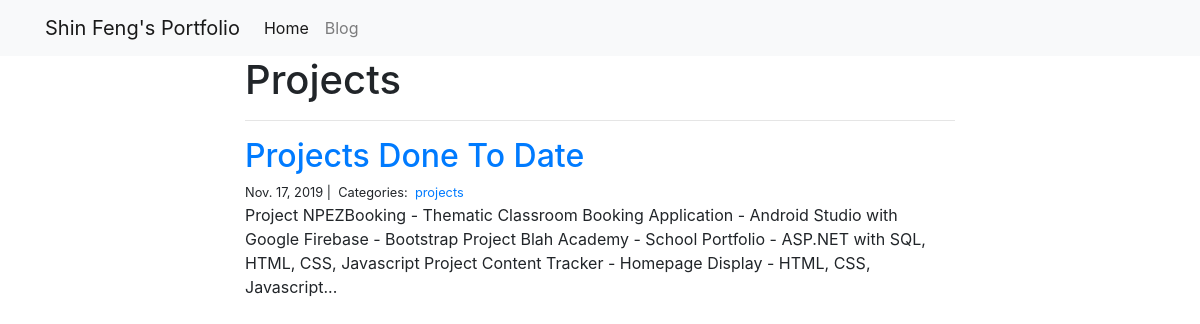
The page /blog/projects/ on the database its author committed.
### blog/models.py (models this page shows)
class Category(models.Model):
    name = models.CharField(max_length=25)

class Post(models.Model):
    title = models.CharField(max_length=255)
    body = models.TextField()
    created_on = models.DateTimeField(auto_now_add=True)
    last_modified = models.DateTimeField(auto_now=True)
    categories = models.ManyToManyField('Category', related_name='posts')

### blog/views.py (the view)
# urls.py: path("<category>/", views.blog_category, name="blog_category"),
def blog_category(request, category):
    posts = Post.objects.filter(
        categories__name__contains=category
    ).order_by(
        '-created_on'
    )
    context = {
        "category": category,
        "posts": posts
    }
    return render(request, "blog_category.html", context)

### blog/templates/blog_category.html
{% extends "base.html" %}
{% block page_content %}
<div class="col-md-8 offset-md-2">
    <h1>{{ category | title }}</h1>
    <hr>
    {% for post in posts %}
    <h2><a href="{% url 'blog_detail' post.pk%}">{{ post.title }}</a></h2>
    <small>
        {{ post.created_on.date }} |&nbsp;
        Categories:&nbsp;
        {% for category in post.categories.all %}
        <a href="{% url 'blog_category' category.name %}">
            {{ category.name }}
        </a>&nbsp;
        {% endfor %}
    </small>
    <p>{{ post.body | slice:":400" }}...</p>
    {% endfor %}
</div>
{% endblock %}

### rows shown on the page
Category: name "Projects", name "projects"
Post: title "Projects Done To Date", created_on "Nov. 17, 2019", body "Project NPEZBooking - Thematic Classroom Booking Application - Android Studio with Google Firebase - Bootstrap Project Blah Academy - School Portfolio - ASP.NET with SQL, HTML, CSS, Javascript Project Content Tracker - Homepage Display - HTML, CSS, Javascript"
